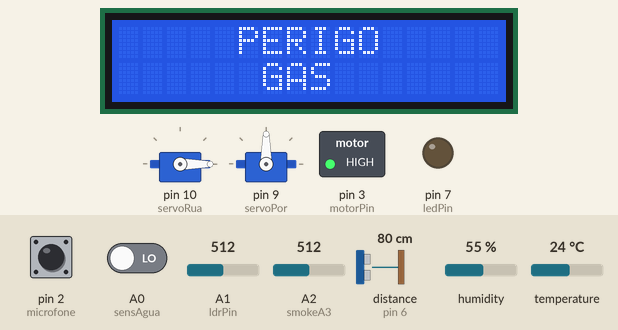
The sketch below on a simulated Arduino Uno, built with avr-gcc and run on an emulated ATmega328P. Shown: 2 × servo, 16×2 character LCD, switched loads named in the sketch (green lamp = pin HIGH), output pins drawn as LEDs (lit = HIGH). Wiring (inferred from the names in the program): ultrasonic range finder: trigger pin 5; echo pin 6. Inputs (shaded band) come from the test bench; at power-on: A2 (smokeA3) = 512, distance to the obstacle (sensor on pin 6) 80 cm, A1 (ldrPin) = 512, pin 2 (microfone) HIGH, A0 (sensAgua) LOW, humidity 55 %, temperature 24 °C. The echo pulse lasts 58.3 µs per cm; pins used as bus, display or sensor lines are not drawn; what the sketch prints to the serial monitor is not drawn.

Above: at 1.2 s.
1.3 s: A2 (smokeA3) set to 435
6.5 s: A2 (smokeA3) set to 401
At 9.2 s:
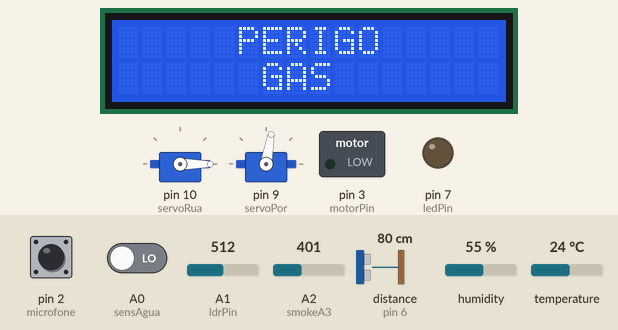
At 11.0 s:
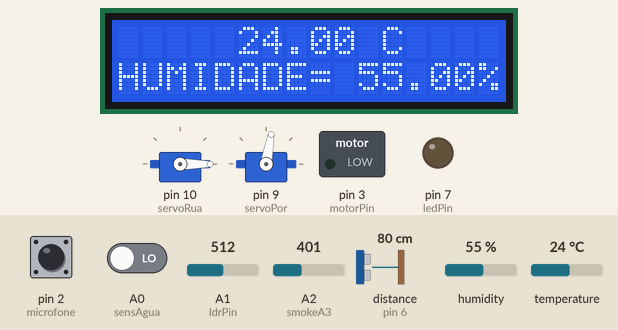
11.5 s: distance to the obstacle (sensor on pin 6) set to 18 cm
13.0 s: distance to the obstacle (sensor on pin 6) set to 14 cm
At 14.3 s:
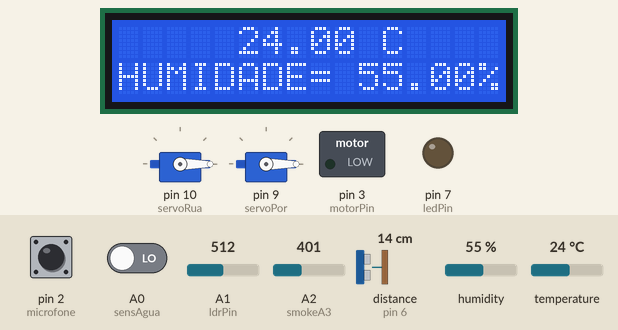
14.6 s: A1 (ldrPin) set to 937
16.1 s: A1 (ldrPin) set to 964
At 17.2 s:
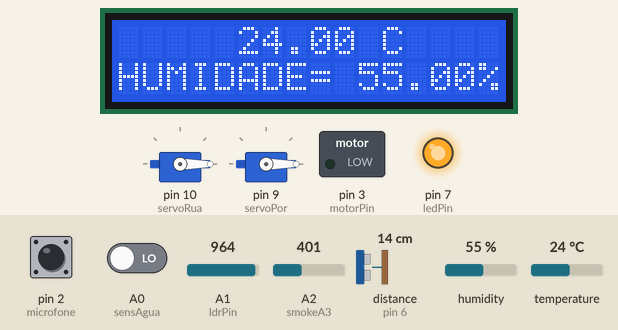
Timing chart, 0 to 18.6 s (numbered marks = the images above; inputs shaded):
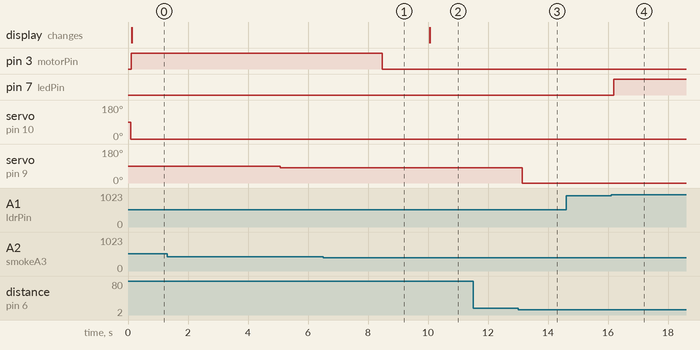

The sketch:

Arduino1.ino
```cpp
#include <dht.h>
#include <Wire.h>
#include <LiquidCrystal_I2C.h>
#include <Servo.h>
#define T_AfastarPort 5000
Servo servoRua;
Servo servoPortao;
dht DHT;
int microfone = 2; //
int ledPin = 7; //Led no pino 7
int DHT11_PIN =8;\
int motorPin = 3;
int servoPor = 9;
int trigPin = 5;    // Trigger
int echoPin = 6;    // Echo
//int servoR = 10;
long duration, cm, inches;
int ldrPin = A1; //LDR no pino analígico A0
int sensAgua = A0; // Sensor de água analígico A1
int smokeA3 = A2;

int ldrValor = 0; //Valor lido do LDR
int recebidoA = 0;
LiquidCrystal_I2C lcd(0x27, 16, 2);

//_________
static volatile unsigned long time, elapsedLum, prev_timeLum;
static volatile unsigned long elapsedHum, prev_timeHum;
static volatile unsigned long elapsedHumMed, prev_timeHumMed;
static volatile unsigned long elapsedGas, prev_timeGas;
static volatile unsigned long elapsedPir, prev_timePir;
static volatile unsigned long elapsedPort, prev_timePort;
static volatile unsigned long elapsedPortD, prev_timePortD;
static volatile unsigned long elapsedGasTerm, prev_timeGasTerm;
static volatile unsigned long elapsedEscrever, prev_timeEscrever;

static volatile unsigned long elapsedLumTerm, prev_timeLumTerm;

int gasAtivo=0;

// Tempo máximo entre o pulso seguinte
unsigned long tempMaxSom = 1000;
unsigned long tempMinSom = 300;
unsigned long compriSonoro = 100; // Comprimento do som esperado
unsigned long startTime = 0;
//Som
boolean status_lights = false;
int palma = 0;
long inicio_alcance_detecao = 0;
long alcanceDetetado = 0;

int sensorThres = 420;// Sensor de fumo a partir da qual fica ativo
void setup() {
  servoRua.attach(10);
  servoPortao.attach(9);
  // initialize the LCD
  lcd.begin();

  // Turn on the blacklight
  lcd.setBacklight((uint8_t)1);

  // First row
  lcd.print("BEM VINDO!");

  // Second row
  lcd.setCursor(0,1);
  lcd.print("SMART HOME");
  pinMode(microfone, INPUT);//define a porta 2 como saída
  pinMode(ledPin,OUTPUT); //define a porta 7 como saída
  pinMode(motorPin, OUTPUT);//define a porta 3 como saída
  pinMode(servoPor, OUTPUT);//define a porta 9 como saída
  //pinMode(servoR, OUTPUT);//define a porta 10 como saída
  pinMode(ldrPin, INPUT);
  pinMode(sensAgua, INPUT);
  pinMode(smokeA3, INPUT);
   pinMode(trigPin, OUTPUT);
  pinMode(echoPin, INPUT);
  Serial.begin(9600); //Inicia a comunicação serial
}
void loop() {


  time = millis();
  elapsedLum = time - prev_timeLum;
  elapsedHum = time - prev_timeHum;
  elapsedGas = time - prev_timeGas;
  elapsedPir = time - prev_timePir;
  elapsedPort = time - prev_timePort;
  elapsedPortD = time - prev_timePortD;
  elapsedEscrever = time - prev_timeEscrever;
  elapsedHumMed = time - prev_timeHumMed;
  elapsedGasTerm = time - prev_timeGasTerm;
  elapsedLumTerm = time - prev_timeLumTerm;
  ldrValor = analogRead(ldrPin); //O valor lido será entre 0 e 1023 (luminusidade)
  //ALTERAR_______
  digitalWrite(trigPin, LOW);
  delayMicroseconds(5);
  digitalWrite(trigPin, HIGH);
  delayMicroseconds(10);
  digitalWrite(trigPin, LOW);
  pinMode(echoPin, INPUT);
  duration = pulseIn(echoPin, HIGH);
  cm = (duration/2) / 29.1;
  //som-----
  //Luminosidade
    ldrValor = analogRead(ldrPin); //O valor lido será entre 0 e 1023 (luminusidade)

  if (ldrValor >= 950 && elapsedLum >= 100){
    prev_timeLumTerm = time ;
    prev_timeLum = time;
    digitalWrite(ledPin,HIGH);
  }else if (ldrValor < 950 && elapsedLumTerm >= 200 && !status_lights){ // Caso os leds liguem e desliguem aumentar
    prev_timeLum = time;
    digitalWrite(ledPin,LOW); // senão, apaga o led
  }

  int status_sensor = digitalRead(microfone);
  if (status_sensor == 0){
    if (palma == 0){
      inicio_alcance_detecao = alcanceDetetado = millis();
      palma++;
      Serial.print(palma);
    }else if (palma > 0 && millis()-alcanceDetetado >= 50){
      alcanceDetetado = millis();
      palma++;
      Serial.print(palma);
    }
  }
  if (millis()-inicio_alcance_detecao >= 400){
    if (palma == 2){
      if (!status_lights){
          status_lights = true;
          digitalWrite(ledPin, HIGH);
        }else if (status_lights){
          status_lights = false;
          digitalWrite(ledPin, LOW);
        }
    }
    palma = 0;
  }
  //Humidade e Temperatura
  if(elapsedHum >=10000){
    prev_timeHum = time;
    int chk = DHT.read11(DHT11_PIN);//(Temperatura e Humidade)
    // First row
   if(gasAtivo == 0 ){
      lcd.clear();
        lcd.setCursor(5,0);
      //lcd.print("TEMPERATURA= ");
      lcd.print(DHT.temperature);
      lcd.print(" C");

      // Second row
      lcd.setCursor(0,1);
      lcd.print("HUMIDADE= ");
      lcd.print(DHT.humidity);
      lcd.print("%");
    }


  }


//Sensor de gas
//Serial.println(analogRead(smokeA3));
  if(elapsedGas >= 100){
    //Serial.println("Entrei");
    prev_timeGas = time;
    int analogSensor = analogRead(smokeA3);

    if(analogSensor >= sensorThres ){//Verifica se o valor atual é superior a 400
         prev_timeGasTerm = time;
      gasAtivo =1;
      digitalWrite(motorPin,HIGH);//Arranca a ventoinha
//      tone(buzzer, 1000, 200);
      //digitalWrite(ledPin, HIGH);
  }else if(elapsedGasTerm >= 2000){
      digitalWrite(motorPin, LOW);//Desliga-se a ventoinha
      gasAtivo = 0;
     // noTone(buzzer);
    }
    if(gasAtivo == 1){
      lcd.clear();
      lcd.setCursor(5,0);
      //lcd.print("TEMPERATURA= ");

      lcd.print("PERIGO");

      // Second row
      lcd.setCursor(6,1);
      lcd.print("GAS");
    }

  }
//Estendal
  if(digitalRead(sensAgua) == HIGH){
    servoRua.write(180);
  }else{
    servoRua.write(0);
  }

  //Garagem
  if(elapsedPortD >= 250){
    prev_timePortD = time;
    if(cm > 15 && elapsedPort >= T_AfastarPort){

      servoPortao.write(80);

    }else if(cm <= 15 ){
      servoPortao.write(0);
       prev_timePort = time;
    }
  }
/*
  if(elapsedEscrever >= 10){
    prev_timeEscrever = time;
    Serial.println();
    Serial.print("|Gas ");
    Serial.print(analogRead(smokeA3));
    Serial.print(" |");
    Serial.print(cm);
    //Serial.print("cm | Mic ");
   // Serial.print(status_sensor);
    Serial.print(" | Temp ");
    Serial.print(DHT.temperature);
    Serial.print(" | Humi ");
    Serial.print(DHT.humidity);
    Serial.print(" | Lum  ");
    Serial.print(ldrValor);
    Serial.println();
  }
*/
Serial.print(palma);
}
```

Measured:
- the behaviour switches between 420 and 419 on A2 (smokeA3) (found by bisection; images 0 and 1)
- the behaviour switches between 17 and 16 cm on distance to the obstacle (sensor on pin 6) (found by bisection; images 2 and 3)
- the behaviour switches between 949 and 950 on A1 (ldrPin) (found by bisection; images 3 and 4)
- after the input at 6.5 s, pin 3 (motorPin): HIGH → LOW after 2.0 s
- after the input at 11.5 s, every drawn part: stays the same
- after the input at 13.0 s, servo on pin 9 (servoPor): 80° → 0° after 0.15 s
- after the input at 14.6 s, every drawn part: stays the same
- after the input at 16.1 s, pin 7 (ledPin): LOW → HIGH after 0.10 s
